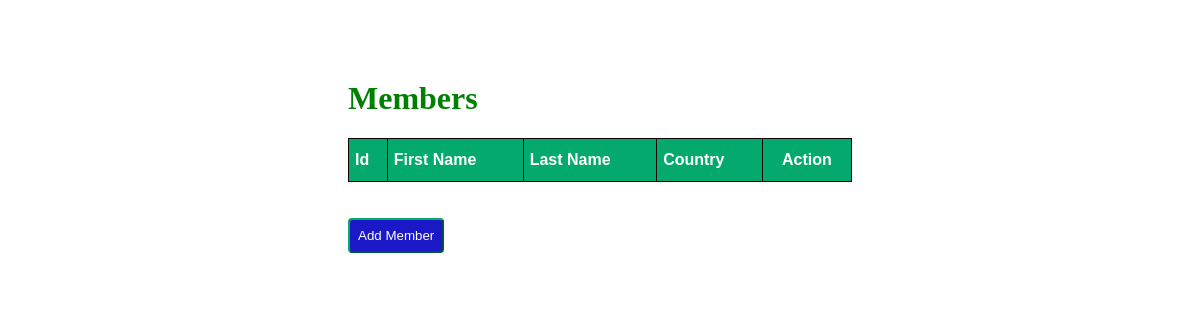
Page /crud on the earlier database version.
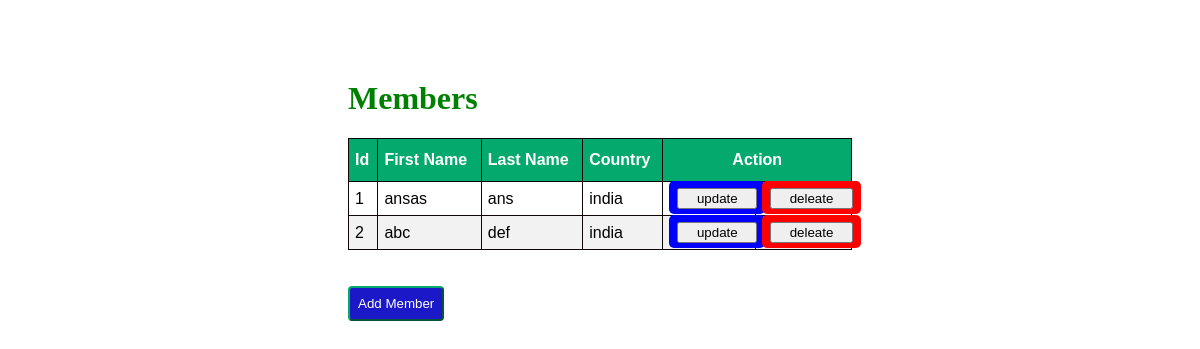
Same page on the later database version.
### home/models.py (models this page shows)
class Member(models.Model):
    first_name = models.CharField(max_length=100)
    last_name = models.CharField(max_length=100)
    country = models.CharField(max_length=100)

### home/views.py (the view)
# urls.py: path('crud',views.crud,name='crud'),
def crud(request):
    dict_member = {
        "member" : Member.objects.all()
    }
    return render(request, 'crud_home.html',dict_member)

### crud_templates/crud_home.html (shortened to what this page needs)
<!DOCTYPE html>
<html lang="en">
<head>
</head>
{% load static %}
<link rel="stylesheet" href="{% static 'css/style1.css'%}">
<body>
    <div class="container">
        <h1>Members</h1>
        <table id="customers" border="1">
            <thead>
                <th>Id</th>
                <th>First Name</th>
                <th>Last Name</th>
                <th>Country</th>
                <th colspan="2" id="mid">Action</th>
            </thead>
            {% for x in member %}
           <tr>
            <td>{{x.id}}</td>
            <td>{{x.first_name}}</td>
            <td>{{x.last_name}}</td>
            <td>{{x.country}}</td>
            <td>
                <a href="update/{{x.id}}" id="up"><button>update</button></a>
            </td>
            <td>
                <a href="delete/{{x.id}}" id="del"><button>deleate</button></a>
            </td>
           </tr>
           {%endfor%}
        </table>
        <br><br>
        <a href="{% url 'crud_add'%}"><button id="new3">Add Member</button></a>
    </div>
</body>
</html>

### static/css/style1.css (style rules this page uses)
.container { margin: 80px 240px 60px 240px; padding: 0px 100px 100px 100px; }
#customers { font-family: Arial, Helvetica, sans-serif; border-collapse: collapse; width: 100%; }
#customers td, #customers th { border: 1px solid rgb(17, 4, 4); padding: 6px; }
#customers tr:nth-child(even) { background-color: #f2f2f2; }
#customers th { padding-top: 12px; padding-bottom: 12px; text-align: left; background-color: #04AA6D; color: white; }
#customers #mid { text-align: center; }
#customers #up { background-color: blue; border-color: white; border-radius: 5px; padding: 8px; color: white; }
#customers #del { background-color: red; border-color: white; border-radius: 5px; padding: 8px; color: white; }
#customers button { width: 100%; }
h1 { color: green; }
.container #new3 { padding: 8px; background-color: rgb(27, 24, 199); color: white; border-radius: 4px; border-color: #04AA6D; }

Differences in the rows shown:
added Member: id "1", first_name "ansas", last_name "ans", country "india"
added Member: id "2", first_name "abc", last_name "def", country "india"
